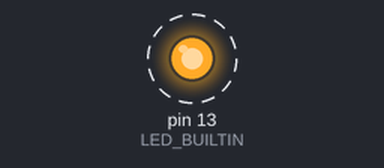
Bench run of a program on a simulated Arduino Mega 2560, built with avr-gcc and run on an emulated ATmega2560. Parts: output pins drawn as LEDs (lit = HIGH). Dashed ring = blinking. What the program prints to the serial monitor is not drawn.

Above: at 0.5 s.
Timing chart, 0 to 4.6 s (numbered marks = the images above):
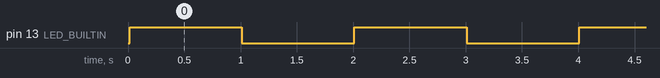

Measured:
- by itself, pin 13 (LED_BUILTIN): alternates HIGH for 1.0 s and LOW for 1.0 s

The program:

main.cpp
```cpp
#include <Arduino.h>
#include <SoftwareSerial.h>

SoftwareSerial oSerial(8,9); // RX, TX

typedef struct{
   int16_t steer;
   int16_t speed;
   uint32_t crc;
} Serialcommand;
Serialcommand oCmd;

typedef struct{
   int16_t iSpeedL; // 100* km/h
   int16_t iSpeedR; // 100* km/h
   uint16_t iHallSkippedL;
   uint16_t iHallSkippedR;
   uint16_t iTemp;  // °C
   uint16_t iVolt;  // 100* V
   int16_t iAmpL;  // 100* A
   int16_t iAmpR;  // 100* A
   uint32_t crc;
} SerialFeedback;
SerialFeedback oFeedback;

void setup()
{
  Serial.begin(115200);
  Serial.println("Hoverhack Test v1.0");

  oSerial.begin(9600);
  pinMode(LED_BUILTIN, OUTPUT);
}

uint32_t crc32_for_byte(uint32_t r)
{
  for(int j = 0; j < 8; ++j)
    r = (r & 1? 0: (uint32_t)0xEDB88320L) ^ r >> 1;
  return r ^ (uint32_t)0xFF000000L;
}

void crc32(const void *data, size_t n_bytes, uint32_t* crc) {
  static uint32_t table[0x100];
  if(!*table)
    for(size_t i = 0; i < 0x100; ++i)
      table[i] = crc32_for_byte(i);
  for(size_t i = 0; i < n_bytes; ++i)
    *crc = table[(uint8_t)*crc ^ ((uint8_t*)data)[i]] ^ *crc >> 8;
}


void Send(int16_t iSpeed,int16_t iSteer)
{
  oCmd.steer = iSteer;
  oCmd.speed = iSpeed;

  uint32_t crc = 0;
  crc32((const void *)&oCmd, sizeof(Serialcommand)-4,   &crc);
  oCmd.crc = crc;

  oSerial.write((uint8_t *) &oCmd, sizeof(oCmd));
}

int iFailedRec = 0;
boolean Receive()
{
  //while (oSerial.available()) {Serial.print(" ");Serial.print(oSerial.read(),HEX);}return false;

  if (oSerial.available() <  sizeof(SerialFeedback))
    return false;

  SerialFeedback oNew;
  byte* p = (byte*)&oNew;
  for (unsigned int i=0; i < sizeof(SerialFeedback); i++)
    *p++ = oSerial.read();;

  uint32_t crc = 0;
  crc32((const void *)&oNew, sizeof(SerialFeedback)-4,   &crc);

#ifdef DEBUG_RX
  char sBuff[10];
  p = (byte*)&oNew;
  for (unsigned int i=0; i < sizeof(SerialFeedback); i++)
  {
    sprintf(sBuff," %02x",p[i]);
    Serial.print(sBuff);
  }
  Serial.print(" ?= ");Serial.println(crc,HEX);
#endif

  if (oNew.crc == crc)
  {
    memcpy(&oFeedback,&oNew,sizeof(SerialFeedback));
    return true;
  }

#ifdef DEBUG_RX
  while (oSerial.available()) {Serial.print(" ");Serial.print(oSerial.read(),HEX);}Serial.println("\t:-(");
#else
  while (oSerial.available()) oSerial.read();   // empty garbage
  Serial.print("X");
  iFailedRec++;
#endif
  return false;
}

#define TIME_SEND 200
int iTest = 1000;
unsigned long iTimeSend = 0;

int iSpeed = 0;
int iSpeedMax = 1000;   // for SPEED_IS_KMH in config.h use 60 for max speed of 6.0 km/h
int iSpeedDelta = 20;   // for SPEED_IS_KMH in config.h use 2 for speed steps of 0.2 km/h

void loop(void)
{
  unsigned long iNow = millis();
  if (Receive())
  {
    if (iFailedRec)
      Serial.println();
    iFailedRec = 0;
    Serial.print("speedL: ");Serial.print(-0.01*(float)oFeedback.iSpeedL);
    Serial.print("\tspeedR: ");Serial.print(-0.01*(float)oFeedback.iSpeedR);
    Serial.print("\tskippedL: ");Serial.print(oFeedback.iHallSkippedL);
    Serial.print("\tskippedR: ");Serial.print(oFeedback.iHallSkippedR);
    Serial.print("\t°C: ");Serial.print(oFeedback.iTemp);
    Serial.print("\tU: ");Serial.print(0.01 * (float)oFeedback.iVolt);
    Serial.print("\tlA: ");Serial.print(0.01 * (float)oFeedback.iAmpL);
    Serial.print("\trA: ");Serial.println(0.01 * (float)oFeedback.iAmpR);
  }

  if (iTimeSend > iNow) return;
  iTimeSend = iNow + TIME_SEND;

  iSpeed += iSpeedDelta;
  if ( abs(iSpeed) >= iSpeedMax ) iSpeedDelta *= -1;
  Send(iSpeed,0);


  digitalWrite(LED_BUILTIN, (iNow%2000)<1000);
}
```
